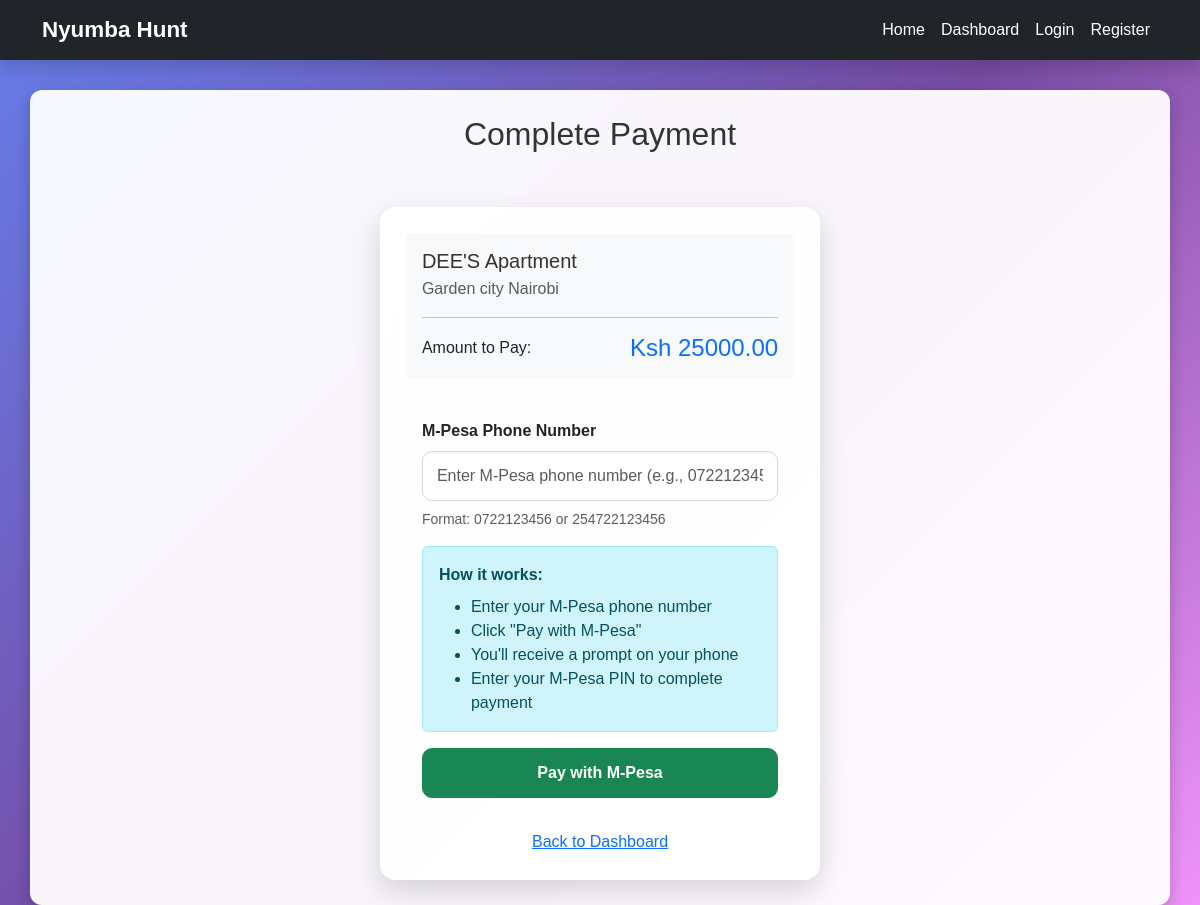
Page /payment/6/ (signed in) on the committed database.
### housesApp/models.py (models this page shows, shortened)
class Booking(models.Model):
    user = models.ForeignKey(User, on_delete=models.CASCADE, related_name='bookings')
    house = models.ForeignKey(House, on_delete=models.CASCADE, related_name='bookings')
    phone_number = models.CharField(max_length=10)
    booking_date = models.DateTimeField(auto_now_add=True)

class House(models.Model):
    STATUS_VACANT = 'vacant'
    STATUS_OCCUPIED = 'occupied'
    STATUS_CHOICES = [
        (STATUS_VACANT, 'Vacant'),
        (STATUS_OCCUPIED, 'Occupied'),
    ]
    title = models.CharField(max_length=200)
    price = models.DecimalField(max_digits=10, decimal_places=2)
    location = models.CharField(max_length=200)
    description = models.TextField()
    image = models.ImageField(upload_to='house_images/')
    status = models.CharField(max_length=20, choices=STATUS_CHOICES, default=STATUS_VACANT)
    owner = models.ForeignKey(User, on_delete=models.CASCADE, related_name='houses', null=True, blank=True)

### housesApp/views.py (the view)
# urls.py: path('payment/<int:booking_id>/', initiate_payment, name='initiate_payment'),
@login_required
def initiate_payment(request, booking_id):
    booking = get_object_or_404(Booking, id=booking_id, user=request.user)
    if request.method == 'POST':
        form = PaymentForm(request.POST)
        if form.is_valid():
            phone_number = form.cleaned_data['phone_number']
            phone_number = mpesa_service.format_phone_number(phone_number)
            payment = Payment.objects.create(
                booking=booking,
                amount=booking.house.price,
                phone_number=phone_number,
                status=Payment.STATUS_PENDING
            )
            result = mpesa_service.initiate_stk_push(
                phone_number=phone_number,
                amount=booking.house.price,
                house_id=booking.house.id,
                user_id=request.user.id
            )
            if result['status'] == 'success':
                payment.checkout_request_id = result.get('checkout_request_id')
                payment.save()
                messages.success(request, 'STK Push sent! Check your M-Pesa prompt')
                return redirect('housesApp:dashboard')
            else:
                payment.status = Payment.STATUS_FAILED
                payment.save()
                messages.error(request, f"Payment failed: {result.get('message', 'Unknown error')}")
    else:
        form = PaymentForm()
    context = {
        'form': form,
        'booking': booking,
        'amount': booking.house.price
    }
    return render(request, 'housesApp/payment.html', context)

### housesApp/forms.py (shortened to what this page needs)
class PaymentForm(forms.Form):
    phone_number = forms.CharField(
        max_length=15,
        required=True,
        widget=forms.TextInput(attrs={
            'class': 'form-control',
            'placeholder': 'Enter M-Pesa phone number (e.g., 0722123456)',
            'pattern': '[0-9+\\-\\s]+',
            'title': 'Please enter a valid phone number'
        }),
        help_text='Format: 0722123456 or 254722123456'
    )

### housesApp/templates/housesApp/payment.html (shortened to what this page needs)
{% extends "housesApp/base.html" %}
{% load static %}
{% block content %}
<h2 class="text-center mb-4">Complete Payment</h2>
<div class="row justify-content-center">
  <div class="col-md-6 col-lg-5">
    <div class="content-box glass-card">
      <div class="mb-4 p-3 bg-light rounded">
        <h5 class="mb-1">{{ booking.house.title }}</h5>
        <p class="text-muted mb-0">{{ booking.house.location }}</p>
        <hr>
        <div class="d-flex justify-content-between align-items-center">
          <span>Amount to Pay:</span>
          <h4 class="mb-0 text-primary">Ksh {{ amount }}</h4>
        </div>
      </div>
      <form method="post" class="p-3">
        <div class="mb-3">
          <label class="form-label"><strong>M-Pesa Phone Number</strong></label>
          {{ form.phone_number }}
          <small class="text-muted d-block mt-2">{{ form.phone_number.help_text }}</small>
        </div>
        <div class="alert alert-info">
          <strong>How it works:</strong>
          <ul class="mb-0 mt-2">
            <li>Enter your M-Pesa phone number</li>
            <li>Click "Pay with M-Pesa"</li>
            <li>You'll receive a prompt on your phone</li>
            <li>Enter your M-Pesa PIN to complete payment</li>
          </ul>
        </div>
        <button class="btn btn-success w-100" type="submit">
           Pay with M-Pesa
        </button>
      </form>
      <p class="text-center mt-3 mb-0">
        <a href="{% url 'housesApp:dashboard' %}">Back to Dashboard</a>
      </p>
    </div>
  </div>
</div>
{% endblock %}

### housesApp/static/Css/style.css (style rules this page uses)
body { background: linear-gradient(135deg, #667eea 0%, #764ba2 50%, #f093fb 100%); background-size: cover; background-repeat: no-repeat; background-attachment: fixed; font-family: 'Poppins', sans-serif; min-height: 100vh; }
.content-box { background: rgba(255,255,255,0.95); padding: 25px; border-radius: 12px; margin-top: 30px; box-shadow: 0 5px 15px rgba(0,0,0,0.2); }
h2, h3, h5, p { color: #333; }
.content-box input, .content-box select, .content-box textarea { border-radius: 10px; padding: 12px 14px; border: 1px solid #d9d9d9; box-shadow: inset 0 1px 2px rgba(0,0,0,0.05); width: 100%; }
.content-box .btn { border-radius: 10px; padding: 12px; font-weight: 600; }
.glass-card { background: rgba(255,255,255,0.9); border-radius: 16px; box-shadow: 0 12px 30px rgba(0,0,0,0.15); backdrop-filter: blur(6px); border: 1px solid rgba(255,255,255,0.4); }

### rows in the picture
Booking: house "DEE'S Apartment", house.location "Garden city Nairobi"
House: price "25000.00"
